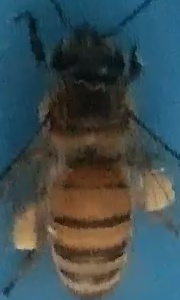
#> input picture new_download2.png, 180 x 300 px
$ jupyter execute DBScan_Test4.ipynb
#> lines starting #> are read from the running program, lines starting #| are printed output that depends on the picture
[cell 1]
import cv2
import numpy as np
import PIL
from math import pi, ceil, floor
import math
from matplotlib import pyplot as plt
import random
from tqdm import tqdm
from sklearn.cluster import DBSCAN
from scipy.spatial import ConvexHull, convex_hull_plot_2d
import skimage.io
from scipy import ndimage as ndi
from statistics import mean
import glob
from PIL import Image
from tqdm import tqdm
import os
import pathlib

print("Done")

[cell 2]
def do_image(original, thresh_lo, thresh_hi, erode_val, gauss_val, exponent, gauss_val2, R, G, B):
    original = cv2.cvtColor(original, cv2.COLOR_BGR2RGB)
    r_channel, g_channel, b_channel = cv2.split(original)
    color_channels = [r_channel, g_channel, b_channel]
    alpha_channel = np.ones(b_channel.shape, dtype=b_channel.dtype) * 50 #creating a dummy alpha channel image.
    default_vals = [R, G, B]

    border_int = 3
    img = cv2.copyMakeBorder(cv2.cvtColor(original, cv2.COLOR_BGR2GRAY), border_int, border_int, border_int, border_int, cv2.BORDER_CONSTANT, value=255)

    ret, thresh = cv2.threshold(img, thresh_lo, thresh_hi, cv2.THRESH_BINARY)
    dist = cv2.distanceTransform(thresh, cv2.DIST_L2, cv2.DIST_MASK_PRECISE)
    dist = cv2.GaussianBlur(dist, (gauss_val, gauss_val), 0)
    dist = dist[border_int:img.shape[0]-border_int, border_int:img.shape[1]-border_int]
    norm_dist = cv2.normalize(dist, None, 0, 1.0, cv2.NORM_MINMAX)
    alpha_channel = cv2.bitwise_not((255 * norm_dist).astype(b_channel.dtype))

    kernel = np.ones((erode_val, erode_val), np.uint8)
    alpha_channel = cv2.erode(alpha_channel, kernel)

    img_RGBA = Image.fromarray(cv2.cvtColor(cv2.merge((r_channel, g_channel, b_channel, alpha_channel)), cv2.COLOR_BGRA2RGBA))

    return img_RGBA, alpha_channel

def weight_func(markers, markers2):
    new_running_sum = 0
    for i, row in enumerate(markers):
        for j, cell in enumerate(row):
            if markers[i][j] == markers2[i][j]:
                new_running_sum = new_running_sum + 1
            else:
                new_running_sum = new_running_sum - 1
    return abs(new_running_sum)

print("Done")

[cell 3]
# starting parameters
thresh_lo = 50
thresh_hi = 140
erode_val = 10
gauss_val = 9
exponent = 0.18
gauss_val2 = 3
R = 80
G = 146
B = 180
variability = 1

img = cv2.cvtColor(cv2.imread("new_download2.png"), cv2.COLOR_BGR2RGB)
img2 = cv2.bitwise_not(cv2.imread("new_download.png"))
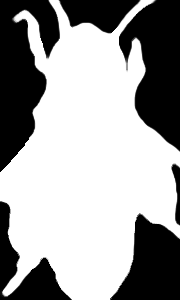
#> input picture new_download.png, 180 x 300 px
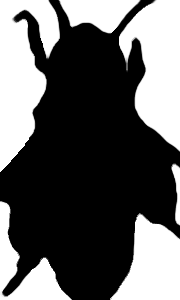
#> img2: shape (300, 180, 3); min 0, max 255, mean 96.4
best_params = [thresh_lo, thresh_hi, erode_val, gauss_val, exponent, gauss_val2, R, G, B]

record = []
last = []
iterations = 10
for iteration in range(iterations):
    starting_params = best_params
    if starting_params == last:
        break
    else:
        _, start_markers = do_image(img, *starting_params)
        compare_img, start_markers2 = do_image(img2, *starting_params)
        plt.imshow(start_markers)
        plt.show()
        start_running_sum = weight_func(start_markers, start_markers2)
        print("Starting sum: %d" % (start_running_sum))
        best_sum = start_running_sum
        options = []

        for i in range(floor(starting_params[1] - variability), ceil(starting_params[1] + variability)):
            for j in range(floor(starting_params[0] - variability), ceil(starting_params[0] + variability)):
                for k in range(floor(starting_params[2] - variability), ceil(starting_params[2] + variability)):
                    for l in [1, 3, 5, 7, 9]:
                        for m in range(floor(int(starting_params[4] * 100) - variability), ceil(int(starting_params[4] * 100) + variability)):
                            for n in [1, 3, 5, 7, 9]:
                                for o in range(floor(starting_params[6]-variability), ceil(starting_params[6]+variability)):
                                    for p in range(floor(starting_params[7]-variability), ceil(starting_params[7]+variability)):
                                        for q in range(floor(starting_params[8]-variability), ceil(starting_params[8]+variability)):
                                            options.append([i, j, k, l, m, n, o, p, q])

        with tqdm(total=len(options), unit="combo", desc=str("Iteration %s" % (iteration + 1))) as pbar:
            for r in options:
                if r in record:
                    continue
                else:
                    _, markers = do_image(img, *r)
                    new_running_sum = weight_func(markers, start_markers2)
                    if new_running_sum < best_sum:
                        best_sum = new_running_sum
                        best_params = r
                    record.append(r)
                pbar.update(1)
                pbar.set_postfix(Sum = new_running_sum, Best = best_sum, Records = len(record), refresh=True)


original_img, markers = do_image(img, *best_params)
fig, axs = plt.subplots(ncols = 4, figsize=(15, 15))
axs[0].imshow(compare_img)
axs[1].imshow(start_markers2)
axs[2].imshow(original_img)
axs[3].imshow(markers)

new_running_sum = weight_func(markers, start_markers2)
print(new_running_sum)
print(*best_params)
